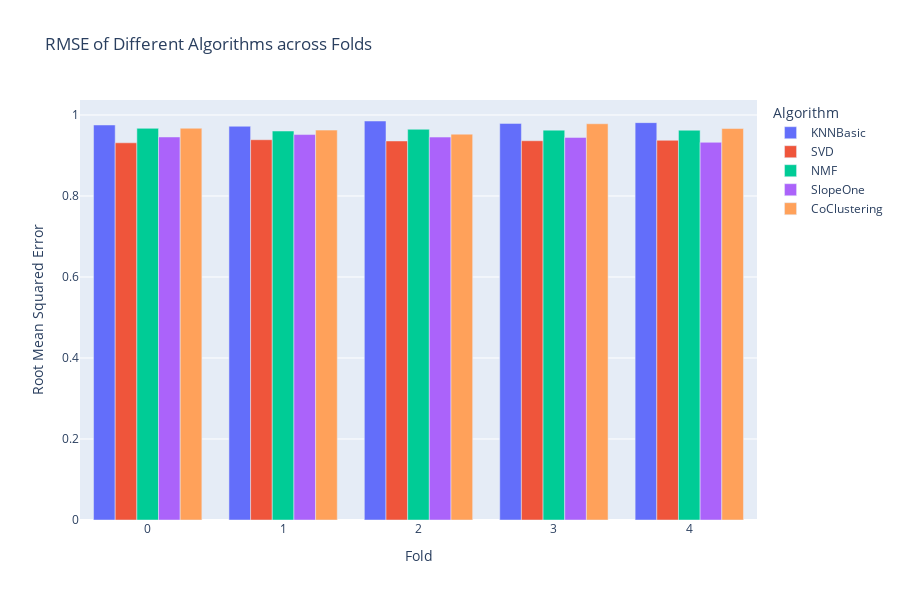

The cell this chart's notebook holds for it:
### Code cell
summary_long = summary.melt(id_vars=['fold'], var_name='Algorithm', value_name='RMSE')

fig = px.bar(summary_long, x='fold', y='RMSE', color='Algorithm', barmode='group',
             title='RMSE of Different Algorithms across Folds',
             labels={'fold': 'Fold', 'RMSE': 'Root Mean Squared Error'},
             height=600)
fig.update_layout(xaxis={'categoryorder':'category ascending'})
fig.show()

### Figure 1 — Plotly figure (JSON) as saved in the notebook; plotly's stock layout.template omitted (floating-point values rounded to 4 significant figures)
{"data": [{"alignmentgroup": "True", "hovertemplate": "Algorithm=KNNBasic<br>Fold=%{x}<br>Root Mean Squared Error=%{y}<extra></extra>", "legendgroup": "KNNBasic", "marker": {"color": "#636efa", "pattern": {"shape": ""}}, "name": "KNNBasic", "offsetgroup": "KNNBasic", "orientation": "v", "showlegend": true, "textposition": "auto", "type": "bar", "x": [0, 1, 2, 3, 4, "mean"], "xaxis": "x", "y": [0.9754, 0.9723, 0.9852, 0.9793, 0.9812, 0.9787], "yaxis": "y"}, {"alignmentgroup": "True", "hovertemplate": "Algorithm=SVD<br>Fold=%{x}<br>Root Mean Squared Error=%{y}<extra></extra>", "legendgroup": "SVD", "marker": {"color": "#EF553B", "pattern": {"shape": ""}}, "name": "SVD", "offsetgroup": "SVD", "orientation": "v", "showlegend": true, "textposition": "auto", "type": "bar", "x": [0, 1, 2, 3, 4, "mean"], "xaxis": "x", "y": [0.9314, 0.939, 0.9359, 0.9364, 0.9376, 0.9361], "yaxis": "y"}, {"alignmentgroup": "True", "hovertemplate": "Algorithm=NMF<br>Fold=%{x}<br>Root Mean Squared Error=%{y}<extra></extra>", "legendgroup": "NMF", "marker": {"color": "#00cc96", "pattern": {"shape": ""}}, "name": "NMF", "offsetgroup": "NMF", "orientation": "v", "showlegend": true, "textposition": "auto", "type": "bar", "x": [0, 1, 2, 3, 4, "mean"], "xaxis": "x", "y": [0.9671, 0.9605, 0.9648, 0.9627, 0.9624, 0.9635], "yaxis": "y"}, {"alignmentgroup": "True", "hovertemplate": "Algorithm=SlopeOne<br>Fold=%{x}<br>Root Mean Squared Error=%{y}<extra></extra>", "legendgroup": "SlopeOne", "marker": {"color": "#ab63fa", "pattern": {"shape": ""}}, "name": "SlopeOne", "offsetgroup": "SlopeOne", "orientation": "v", "showlegend": true, "textposition": "auto", "type": "bar", "x": [0, 1, 2, 3, 4, "mean"], "xaxis": "x", "y": [0.9458, 0.9517, 0.9455, 0.9447, 0.9326, 0.9441], "yaxis": "y"}, {"alignmentgroup": "True", "hovertemplate": "Algorithm=CoClustering<br>Fold=%{x}<br>Root Mean Squared Error=%{y}<extra></extra>", "legendgroup": "CoClustering", "marker": {"color": "#FFA15A", "pattern": {"shape": ""}}, "name": "CoClustering", "offsetgroup": "CoClustering", "orientation": "v", "showlegend": true, "textposition": "auto", "type": "bar", "x": [0, 1, 2, 3, 4, "mean"], "xaxis": "x", "y": [0.9673, 0.9627, 0.9527, 0.9784, 0.9666, 0.9655], "yaxis": "y"}], "layout": {"barmode": "group", "height": 600, "legend": {"title": {"text": "Algorithm"}, "tracegroupgap": 0}, "title": {"text": "RMSE of Different Algorithms across Folds"}, "xaxis": {"anchor": "y", "categoryorder": "category ascending", "domain": [0, 1], "title": {"text": "Fold"}}, "yaxis": {"anchor": "x", "domain": [0, 1], "title": {"text": "Root Mean Squared Error"}}}}
